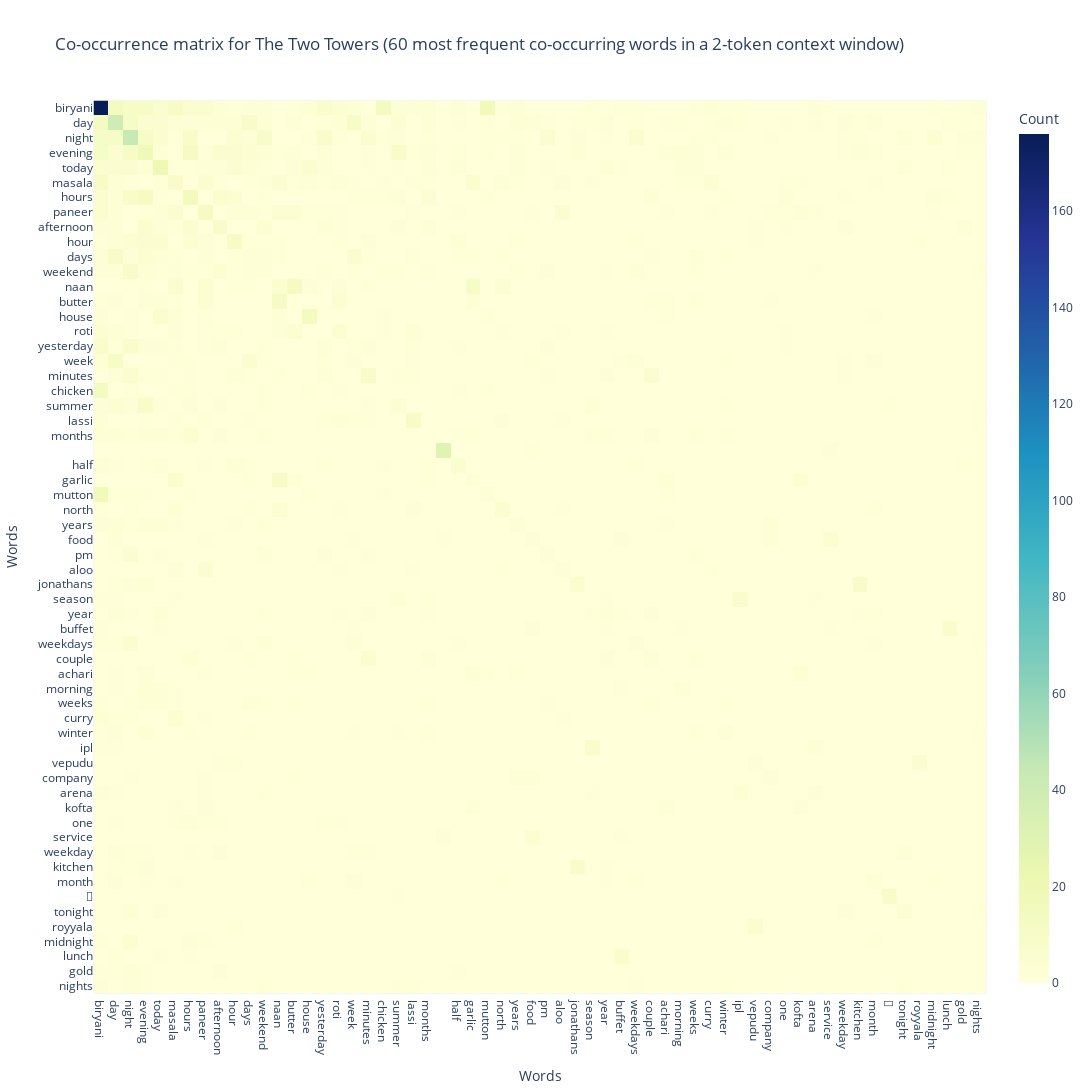

Notebook cell for this chart:
### Markdown cell above
2 word context window

### Code cell
reviews_food_co_occurence_2 = cooccurrence_matrix_window_generator(reviews["filtered_review"].tolist(),2)

fig = px.imshow(reviews_food_co_occurence_2.iloc[:60, :60], color_continuous_scale='YlGnBu', 
                labels=dict(x="Words", y="Words", color="Count"),
                title="Co-occurrence matrix for The Two Towers (60 most frequent co-occurring words in a 2-token context window)", 
                width=1200, height=1200)

fig.show()

### Figure 1 — Plotly figure (JSON) as saved in the notebook; plotly's stock layout.template omitted (floating-point values rounded to 4 significant figures; data arrays with more than 128 entries replaced by an {"elided": "..."} marker saying what was removed)
{"data": [{"coloraxis": "coloraxis", "hovertemplate": "Words: %{x}<br>Words: %{y}<br>Count: %{z}<extra></extra>", "name": "0", "type": "heatmap", "x": ["biryani", "day", "night", "evening", "today", "masala", "hours", "paneer", "afternoon", "hour", "days", "weekend", "naan", "butter", "house", "yesterday", "roti", "week", "minutes", "chicken", "summer", "lassi", "months", "️", "half", "garlic", "mutton", "north", "years", "food", "pm", "aloo", "jonathans", "season", "year", "buffet", "weekdays", "couple", "achari", "morning", "weeks", "curry", "winter", "ipl", "vepudu", "company", "one", "kofta", "arena", "service", "weekday", "kitchen", "month", "🙂", "tonight", "royyala", "midnight", "lunch", "gold", "nights"], "xaxis": "x", "y": ["biryani", "day", "night", "evening", "today", "masala", "hours", "paneer", "afternoon", "hour", "days", "weekend", "naan", "butter", "house", "roti", "yesterday", "week", "minutes", "chicken", "summer", "lassi", "months", "️", "half", "garlic", "mutton", "north", "years", "food", "pm", "aloo", "jonathans", "season", "year", "buffet", "weekdays", "couple", "achari", "morning", "weeks", "curry", "winter", "ipl", "vepudu", "company", "arena", "kofta", "one", "service", "weekday", "kitchen", "month", "🙂", "tonight", "royyala", "midnight", "lunch", "gold", "nights"], "yaxis": "y", "z": {"elided": "60x60 int values"}}], "layout": {"coloraxis": {"colorbar": {"title": {"text": "Count"}}, "colorscale": [[0, "rgb(255,255,217)"], [0.125, "rgb(237,248,177)"], [0.25, "rgb(199,233,180)"], [0.375, "rgb(127,205,187)"], [0.5, "rgb(65,182,196)"], [0.625, "rgb(29,145,192)"], [0.75, "rgb(34,94,168)"], [0.875, "rgb(37,52,148)"], [1, "rgb(8,29,88)"]]}, "height": 1200, "title": {"text": "Co-occurrence matrix for The Two Towers (60 most frequent co-occurring words in a 2-token context window)"}, "width": 1200, "xaxis": {"anchor": "y", "constrain": "domain", "domain": [0, 1], "scaleanchor": "y", "title": {"text": "Words"}}, "yaxis": {"anchor": "x", "autorange": "reversed", "constrain": "domain", "domain": [0, 1], "title": {"text": "Words"}}}}
